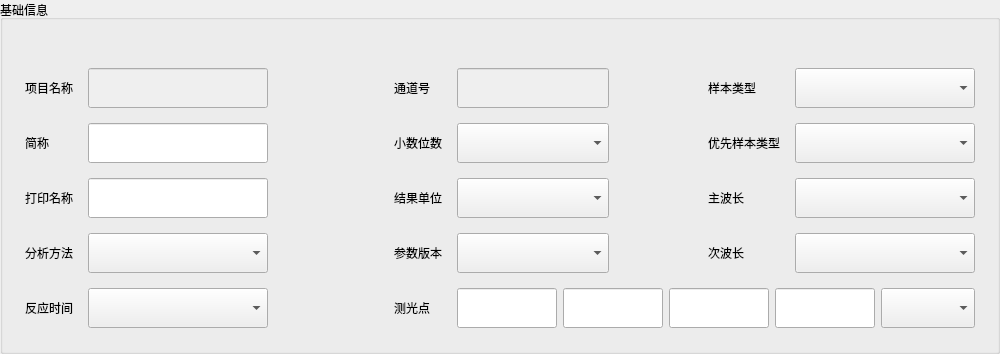
   <widget class="QGroupBox" name="AnalysisParam_info">
    <property name="geometry">
     <rect>
      <x>5</x>
      <y>5</y>
      <width>1000</width>
      <height>354</height>
     </rect>
    </property>
    <property name="font">
     <font>
      <weight>50</weight>
      <bold>false</bold>
     </font>
    </property>
    <property name="styleSheet">
     <string/>
    </property>
    <property name="title">
     <string>基础信息</string>
    </property>
    <property name="flat">
     <bool>true</bool>
    </property>
    <property name="checkable">
     <bool>false</bool>
    </property>
    <property name="checked">
     <bool>false</bool>
    </property>
    <property name="borders" stdset="0">
     <string notr="true">group_tit</string>
    </property>
    <widget class="QWidget" name="widget" native="true">
     <property name="geometry">
      <rect>
       <x>25</x>
       <y>68</y>
       <width>950</width>
       <height>319</height>
      </rect>
     </property>
     <layout class="QHBoxLayout" name="horizontalLayout_3">
      <property name="spacing">
       <number>0</number>
      </property>
      <property name="leftMargin">
       <number>0</number>
      </property>
      <property name="topMargin">
       <number>0</number>
      </property>
      <property name="rightMargin">
       <number>0</number>
      </property>
      <property name="bottomMargin">
       <number>0</number>
      </property>
      <item>
       <layout class="QGridLayout" name="gridLayout">
        <property name="spacing">
         <number>15</number>
        </property>
        <item row="5" column="1">
         <spacer name="verticalSpacer">
          <property name="orientation">
           <enum>Qt::Vertical</enum>
          </property>
          <property name="sizeHint" stdset="0">
           <size>
            <width>20</width>
            <height>40</height>
           </size>
          </property>
         </spacer>
        </item>
        <item row="3" column="1">
         <widget class="QComboBox" name="AnalysisMethodCombo">
          <property name="minimumSize">
           <size>
            <width>180</width>
            <height>40</height>
           </size>
          </property>
          <property name="maximumSize">
           <size>
            <width>180</width>
            <height>40</height>
           </size>
          </property>
         </widget>
        </item>
        <item row="1" column="0">
         <widget class="QLabel" name="AssayNaneLab">
          <property name="text">
           <string>简称</string>
          </property>
         </widget>
        </item>
        <item row="4" column="1">
         <widget class="QComboBox" name="ReactionTimeCombo">
          <property name="minimumSize">
           <size>
            <width>180</width>
            <height>40</height>
           </size>
          </property>
          <property name="maximumSize">
           <size>
            <width>180</width>
            <height>40</height>
           </size>
          </property>
         </widget>
        </item>
        <item row="4" column="0">
         <widget class="QLabel" name="ReactionTimeLab">
          <property name="text">
           <string>反应时间</string>
          </property>
         </widget>
        </item>
        <item row="0" column="1">
         <widget class="QLineEdit" name="fullNameEdit">
          <property name="enabled">
           <bool>false</bool>
          </property>
          <property name="minimumSize">
           <size>
            <width>180</width>
            <height>40</height>
           </size>
          </property>
          <property name="maximumSize">
           <size>
            <width>180</width>
            <height>40</height>
           </size>
          </property>
          <property name="maxLength">
           <number>15</number>
          </property>
         </widget>
        </item>
        <item row="3" column="0">
         <widget class="QLabel" name="AnalysisMethodLab">
          <property name="text">
           <string>分析方法</string>
          </property>
         </widget>
        </item>
        <item row="2" column="0">
         <widget class="QLabel" name="PrintNameLab">
          <property name="text">
           <string>打印名称</string>
          </property>
         </widget>
        </item>
        <item row="1" column="1">
         <widget class="QLineEdit" name="AssayNameEdit">
          <property name="minimumSize">
           <size>
            <width>180</width>
            <height>40</height>
           </size>
          </property>
          <property name="maximumSize">
           <size>
            <width>180</width>
            <height>40</height>
           </size>
          </property>
          <property name="maxLength">
           <number>15</number>
          </property>
         </widget>
        </item>
        <item row="0" column="0">
         <widget class="QLabel" name="AssayNaneLab_2">
          <property name="text">
           <string>项目名称</string>
          </property>
         </widget>
        </item>
        <item row="0" column="2">
         <spacer name="horizontalSpacer_4">
          <property name="orientation">
           <enum>Qt::Horizontal</enum>
          </property>
          <property name="sizeHint" stdset="0">
           <size>
            <width>40</width>
            <height>20</height>
           </size>
          </property>
         </spacer>
        </item>
        <item row="2" column="1">
         <widget class="QLineEdit" name="PrintNameEdit">
          <property name="minimumSize">
           <size>
            <width>180</width>
            <height>40</height>
           </size>
          </property>
          <property name="maximumSize">
           <size>
            <width>180</width>
            <height>40</height>
           </size>
          </property>
          <property name="maxLength">
           <number>32</number>
          </property>
         </widget>
        </item>
       </layout>
      </item>
      <item>
       <widget class="QWidget" name="widget_2" native="true">
        <property name="minimumSize">
         <size>
          <width>0</width>
          <height>0</height>
         </size>
        </property>
        <property name="maximumSize">
         <size>
          <width>16777215</width>
          <height>16777215</height>
         </size>
        </property>
        <layout class="QGridLayout" name="gridLayout_3">
         <property name="leftMargin">
          <number>0</number>
         </property>
         <property name="topMargin">
          <number>0</number>
         </property>
         <property name="rightMargin">
          <number>0</number>
         </property>
         <property name="bottomMargin">
          <number>0</number>
         </property>
         <property name="spacing">
          <number>15</number>
         </property>
         <item row="0" column="0">
          <layout class="QVBoxLayout" name="verticalLayout">
           <item>
            <widget class="QLabel" name="AssayNumLab">
             <property name="text">
              <string>通道号</string>
             </property>
            </widget>
           </item>
           <item>
            <widget class="QLabel" name="DecimalLab">
             <property name="text">
              <string>小数位数</string>
             </property>
            </widget>
           </item>
           <item>
            <widget class="QLabel" name="ResUnitLab">
             <property name="text">
              <string>结果单位</string>
             </property>
            </widget>
           </item>
           <item>
            <widget class="QLabel" name="label">
             <property name="text">
              <string>参数版本</string>
             </property>
            </widget>
           </item>
          </layout>
         </item>
         <item row="0" column="1">
          <layout class="QGridLayout" name="gridLayout_2">
           <property name="spacing">
            <number>15</number>
           </property>
           <item row="2" column="2">
            <widget class="QLabel" name="PrimaryOSVLab">
             <property name="text">
              <string>主波长</string>
             </property>
            </widget>
           </item>
           <item row="1" column="0">
            <widget class="QComboBox" name="DecimalCombo">
             <property name="minimumSize">
              <size>
               <width>152</width>
               <height>40</height>
              </size>
             </property>
             <property name="maximumSize">
              <size>
               <width>160</width>
               <height>40</height>
              </size>
             </property>
            </widget>
           </item>
           <item row="0" column="3">
            <widget class="QComboBox" name="SampleTypeCombo">
             <property name="minimumSize">
              <size>
               <width>180</width>
               <height>40</height>
              </size>
             </property>
             <property name="maximumSize">
              <size>
               <width>180</width>
               <height>40</height>
              </size>
             </property>
            </widget>
           </item>
           <item row="1" column="2">
            <widget class="QLabel" name="label_15">
             <property name="text">
              <string>优先样本类型</string>
             </property>
            </widget>
           </item>
           <item row="1" column="3">
            <widget class="QComboBox" name="fristSampleTypeCombo">
             <property name="minimumSize">
              <size>
               <width>180</width>
               <height>40</height>
              </size>
             </property>
             <property name="maximumSize">
              <size>
               <width>180</width>
               <height>40</height>
              </size>
             </property>
            </widget>
           </item>
           <item row="2" column="0">
            <widget class="QComboBox" name="ResUnitCombo">
             <property name="minimumSize">
              <size>
               <width>152</width>
               <height>40</height>
              </size>
             </property>
             <property name="maximumSize">
              <size>
               <width>160</width>
               <height>40</height>
              </size>
             </property>
            </widget>
           </item>
           <item row="0" column="0">
            <widget class="QLineEdit" name="AssayCodeEdit">
             <property name="enabled">
              <bool>false</bool>
             </property>
             <property name="minimumSize">
              <size>
               <width>152</width>
               <height>40</height>
              </size>
             </property>
             <property name="maximumSize">
              <size>
               <width>160</width>
               <height>40</height>
              </size>
             </property>
             <property name="maxLength">
              <number>8</number>
             </property>
             <property name="readOnly">
              <bool>true</bool>
             </property>
            </widget>
           </item>
           <item row="0" column="2">
            <widget class="QLabel" name="label_3">
             <property name="text">
              <string>样本类型</string>
             </property>
            </widget>
           </item>
           <item row="2" column="3">
            <widget class="QComboBox" name="PrimaryOSVCombo">
             <property name="minimumSize">
              <size>
               <width>180</width>
               <height>40</height>
              </size>
             </property>
             <property name="maximumSize">
              <size>
               <width>180</width>
               <height>40</height>
              </size>
             </property>
            </widget>
           </item>
           <item row="3" column="0">
            <widget class="QComboBox" name="AssayParamVerCombo">
             <property name="minimumSize">
              <size>
               <width>152</width>
               <height>40</height>
              </size>
             </property>
             <property name="maximumSize">
              <size>
               <width>160</width>
               <height>40</height>
              </size>
             </property>
             <property name="editable">
              <bool>false</bool>
             </property>
            </widget>
           </item>
           <item row="3" column="2">
            <widget class="QLabel" name="SecondaryOSVLab">
             <property name="text">
              <string>次波长</string>
             </property>
            </widget>
           </item>
           <item row="3" column="3">
            <widget class="QComboBox" name="SecondaryOSVCombo">
             <property name="minimumSize">
              <size>
               <width>180</width>
               <height>40</height>
              </size>
             </property>
             <property name="maximumSize">
              <size>
               <width>180</width>
               <height>40</height>
              </size>
             </property>
            </widget>
           </item>
           <item row="0" column="1">
            <spacer name="horizontalSpacer_5">
             <property name="orientation">
              <enum>Qt::Horizontal</enum>
             </property>
             <property name="sizeHint" stdset="0">
              <size>
               <width>40</width>
               <height>20</height>
              </size>
             </property>
            </spacer>
           </item>
          </layout>
         </item>
         <item row="1" column="0">
          <widget class="QLabel" name="DetectPointLab">
           <property name="text">
            <string>测光点</string>
           </property>
          </widget>
         </item>
         <item row="2" column="0">
          <spacer name="verticalSpacer_2">
           <property name="orientation">
            <enum>Qt::Vertical</enum>
           </property>
           <property name="sizeHint" stdset="0">
            <size>
             <width>20</width>
             <height>40</height>
            </size>
           </property>
          </spacer>
         </item>
         <item row="1" column="1">
          <widget class="QWidget" name="widget_3" native="true">
           <layout class="QHBoxLayout" name="horizontalLayout_2">
            <property name="spacing">
             <number>6</number>
            </property>
            <property name="leftMargin">
             <number>0</number>
            </property>
            <property name="topMargin">
             <number>0</number>
            </property>
            <property name="rightMargin">
             <number>0</number>
            </property>
            <property name="bottomMargin">
             <number>0</number>
            </property>
            <item>
             <widget class="QLineEdit" name="m_Edit">
              <property name="minimumSize">
               <size>
                <width>94</width>
                <height>40</height>
               </size>
              </property>
              <property name="maximumSize">
               <size>
                <width>100</width>
                <height>40</height>
               </size>
              </property>
              <property name="maxLength">
               <number>2</number>
              </property>
             </widget>
            </item>
            <item>
             <widget class="QLineEdit" name="n_Edit">
              <property name="minimumSize">
               <size>
                <width>94</width>
                <height>40</height>
               </size>
              </property>
              <property name="maximumSize">
               <size>
                <width>100</width>
                <height>40</height>
               </size>
              </property>
              <property name="maxLength">
               <number>2</number>
              </property>
             </widget>
            </item>
            <item>
             <widget class="QLineEdit" name="p_Edit">
              <property name="minimumSize">
               <size>
                <width>94</width>
                <height>40</height>
               </size>
              </property>
              <property name="maximumSize">
               <size>
                <width>100</width>
                <height>40</height>
               </size>
              </property>
              <property name="maxLength">
               <number>2</number>
              </property>
             </widget>
            </item>
            <item>
             <widget class="QLineEdit" name="q_Edit">
              <property name="minimumSize">
               <size>
                <width>94</width>
                <height>40</height>
               </size>
              </property>
              <property name="maximumSize">
               <size>
                <width>100</width>
                <height>40</height>
               </size>
              </property>
              <property name="maxLength">
               <number>2</number>
              </property>
             </widget>
            </item>
            <item>
             <widget class="QComboBox" name="take_point">
              <property name="minimumSize">
               <size>
                <width>94</width>
                <height>40</height>
               </size>
              </property>
              <property name="maximumSize">
               <size>
                <width>100</width>
                <height>40</height>
               </size>
              </property>
             </widget>
            </item>
           </layout>
          </widget>
         </item>
        </layout>
       </widget>
      </item>
     </layout>
    </widget>
   </widget>
